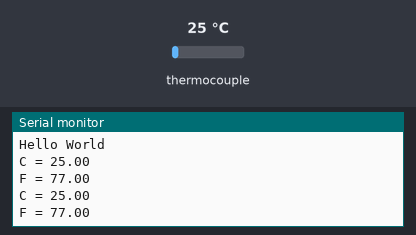
A program run on a simulated Arduino Uno, built with avr-gcc and run on an emulated ATmega328P. Parts: the last lines printed to the serial monitor. Inputs (shaded band) come from the test bench; at power-on: thermocouple 25 °C.

Above: at 1.7 s.
1.8 s: thermocouple set to 6 °C
At 3.1 s:
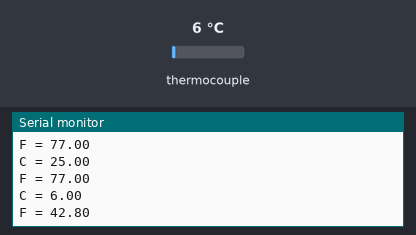
3.3 s: thermocouple set to 75 °C
At 3.9 s:
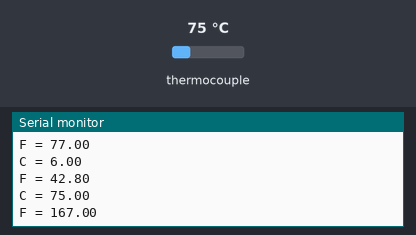
Timing chart, 0 to 6.3 s (numbered marks = the images above; inputs shaded):
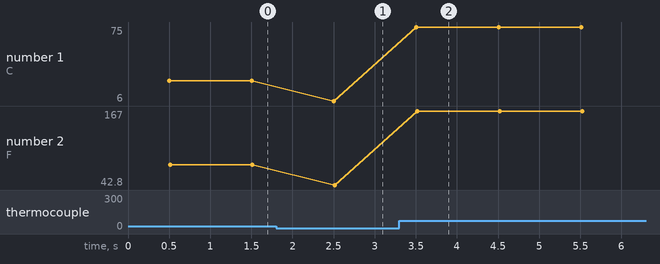

The program:

main.cpp
```cpp
#include <Arduino.h>
#include "max6675.h"

int thermoDO = 4;
int thermoCS = 5;
int thermoCLK = 6;

MAX6675 thermocouple(thermoCLK, thermoCS, thermoDO);

void setup() {
  // put your setup code here, to run once:
  Serial.begin(9600);
  Serial.println("Hello World");
  delay(500);
}

void loop() {
  // put your main code here, to run repeatedly:
  Serial.print("C = ");
  Serial.println(thermocouple.readCelsius());
  Serial.print("F = ");
  Serial.println(thermocouple.readFahrenheit());

  // For the MAX6675 to update, you must delay AT LEAST 250ms between reads!
  delay(1000);
}
```

Measured:
- after the input at 1.8 s, the serial monitor: prints a new line after 0.70 s (image 1)
- after the input at 3.3 s, the serial monitor: prints a new line after 0.21 s (image 2)
- plotted number 1: 25 → 6 after the input at 1.8 s, 6 → 75 after the input at 3.3 s
- plotted number 2: 77 → 42.8 after the input at 1.8 s, 42.8 → 167 after the input at 3.3 s
